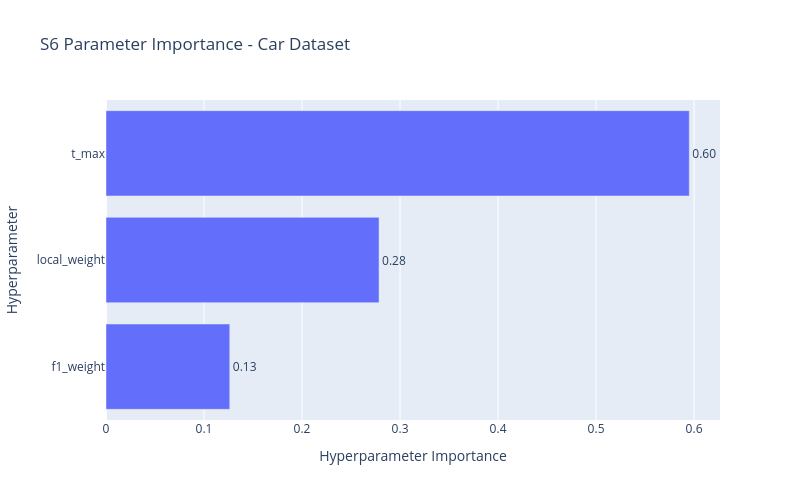

Notebook code cell kept with this figure:
### Code cell
# Mostrar parameter importance
fig = optuna.visualization.plot_param_importances(study)
fig.update_layout(
    title="S6 Parameter Importance - Car Dataset",
    width=800,
    height=500
)
fig.show()

### Figure 1 — Plotly figure (JSON) as saved in the notebook; plotly's stock layout.template omitted (floating-point values rounded to 4 significant figures)
{"data": [{"cliponaxis": false, "hovertemplate": ["f1_weight (FloatDistribution): 0.1262851061418274<extra></extra>", "local_weight (FloatDistribution): 0.2785844634564997<extra></extra>", "t_max (IntDistribution): 0.5951304304016729<extra></extra>"], "name": "Objective Value", "orientation": "h", "text": ["0.13", "0.28", "0.60"], "textposition": "outside", "type": "bar", "x": [0.1263, 0.2786, 0.5951], "y": ["f1_weight", "local_weight", "t_max"]}], "layout": {"height": 500, "title": {"text": "S6 Parameter Importance - Car Dataset"}, "width": 800, "xaxis": {"title": {"text": "Hyperparameter Importance"}}, "yaxis": {"title": {"text": "Hyperparameter"}}}}
